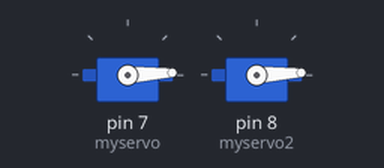
Simulated run of this sketch. Board: Arduino Uno, built with avr-gcc and run on an emulated ATmega328P. Shown: 2 × servo.

Above: at 3.05 s.
At 4.55 s:
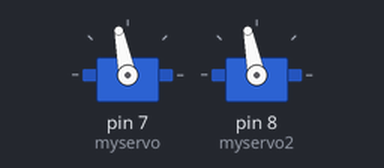
At 6.1 s:
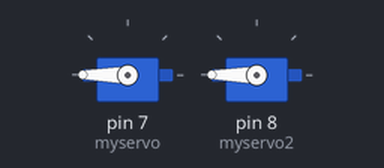
At 9.15 s:
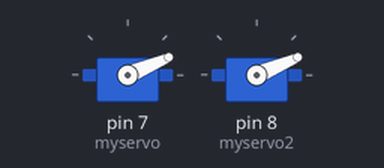
Timing chart, 0 to 15.3 s (numbered marks = the images above):
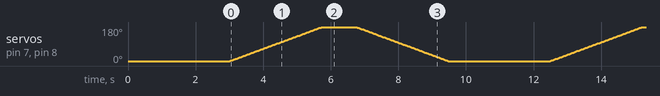

The sketch:

servo.ino
```cpp
#include <Servo.h>

#define TWO

Servo myservo;  // create servo object to control a servo
                // a maximum of eight servo objects can be created
#ifdef TWO
Servo myservo2;
#endif

int pos = 0;    // variable to store the servo position

void setup()
{
    myservo.attach(7);
    myservo.write(0);
#ifdef TWO
    myservo2.attach(8);
    myservo2.write(0);
#endif
    delay(3000);

    /*
    delay(1000);
    myservo.write(10);
    delay(1000);
    myservo.write(170);
    delay(1000);
    myservo.write(90);
    */
}


void loop()
{
    for (pos = 0; pos <= 180; pos += 1) {
        myservo.write(pos);
#ifdef TWO
        myservo2.write(pos);
#endif
        delay(15);
    }
    delay(1000);

    for (pos = 180; pos >= 0; pos -= 1) {
        myservo.write(pos);
#ifdef TWO
        myservo2.write(pos);
#endif
        delay(15);
    }
    delay(3000);
}
```
